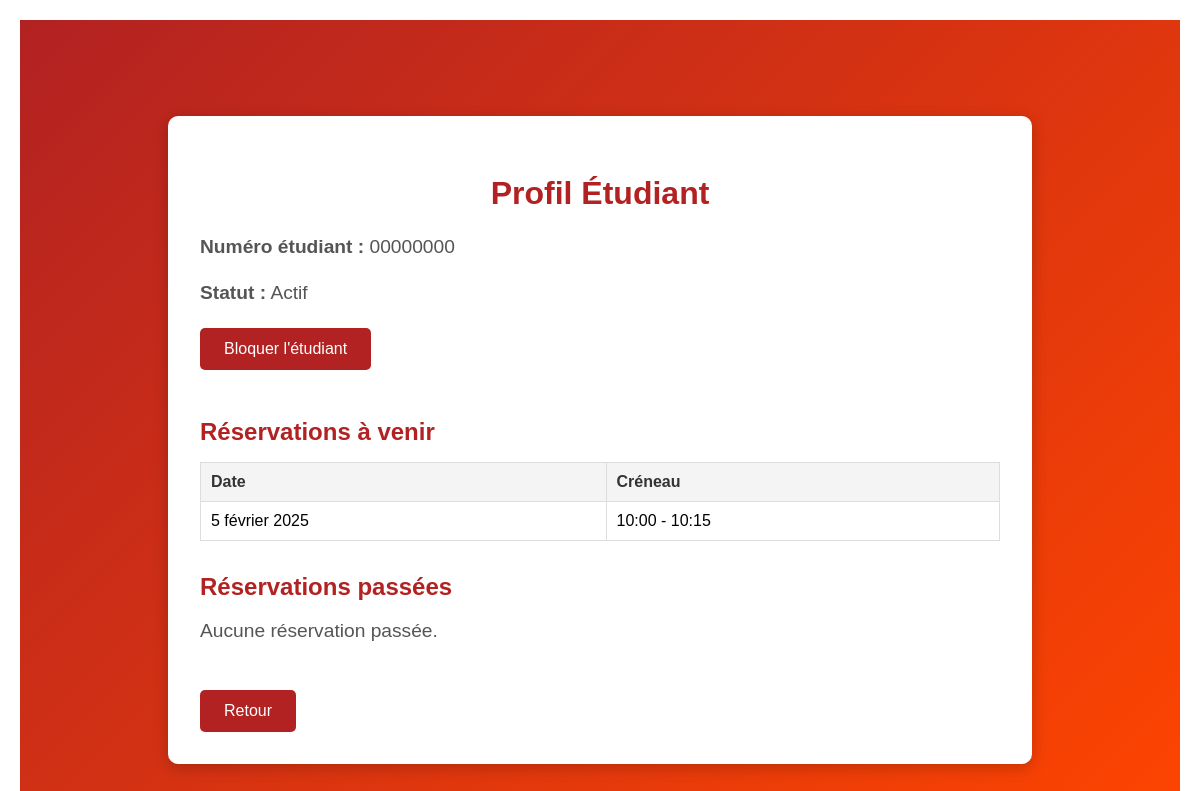
/profilEtudiant/00000000/ (signed in), run on the app's committed database.
### Reservation/models.py (models this page shows, shortened)
class Etudiant(models.Model):
    num_etudiant = models.CharField(unique=True, max_length=8)
    autorise = models.BooleanField(default=True)
    date_derniere_reserv = models.DateTimeField(default=timezone.now)
    class Meta:
        managed = False
        db_table = 'Etudiant'

class Reservation(models.Model):
    etudiant = models.ForeignKey('Etudiant', models.DO_NOTHING)
    box_id = models.IntegerField()
    date_field= models.DateField(db_column='date_')
    creneau = models.ForeignKey('Creneau', models.DO_NOTHING)
    admin_field = models.BooleanField(db_column='admin_')
    class Meta:
        managed = False
        db_table = 'Reservation'

class Creneau(models.Model):
    heure_debut = models.TimeField()
    heure_fin = models.TimeField()
    class Meta:
        managed = False
        db_table = 'Creneau'

### Reservation/views.py (the view)
# urls.py: path('profilEtudiant/<str:student_number>/', views.profilEtudiant, name='profilEtudiant'),
def profilEtudiant(request, student_number):
    etudiant = get_object_or_404(Etudiant, num_etudiant=student_number)
    is_admin = request.session.get('is_admin', False)
    current_student = request.session.get('NumEtud', '')
    if not (is_admin or current_student == student_number):
        return render(request, 'erreur.html', {
            'title': 'Accès refusé',
            'error': "Vous n'êtes pas autorisé à consulter ce profil.",
            'action_url': reverse('index'),
        })
    reservations_a_venir = Reservation.objects.filter(
        etudiant=etudiant,
        date_field__gte=timezone.now().date()
    )
    reservations_passees = Reservation.objects.filter(
        etudiant=etudiant,
        date_field__lt=timezone.now().date()
    )
    context = {
        'title': 'Profil Étudiant',
        'student': etudiant,
        'reservations_a_venir': reservations_a_venir,
        'reservations_passees': reservations_passees,
        'is_admin': is_admin,
    }
    return render(request, 'profilEtudiant.html', context)

### Reservation/templates/profilEtudiant.html (shortened to what this page needs)
{% extends 'base.html' %}
{% block content %}
<div class="profile-container">
    <div class="profile-box">
        <h2>Profil Étudiant</h2>
        <p><strong>Numéro étudiant :</strong> {{ student.num_etudiant }}</p>
        <p><strong>Statut :</strong> {% if student.autorise %}Actif{% else %}<span class="blocked">Bloqué</span>{% endif %}</p>
        {% if is_admin %}
            <form action="{% url 'toggleBlockStudent' student.num_etudiant %}" method="post">
                <button type="submit" class="block-button">
                    {% if student.autorise %}Bloquer l'étudiant{% else %}Débloquer l'étudiant{% endif %}
                </button>
            </form>
        {% endif %}
        <div class="section">
            <h3>Réservations à venir</h3>
            {% if reservations_a_venir %}
            <table>
                <thead>
                    <tr>
                        <th>Date</th>
                        <th>Créneau</th>
                    </tr>
                </thead>
                <tbody>
                    {% for reservation in reservations_a_venir %}
                    <tr>
                        <td>{{ reservation.date_field }}</td>
                        <td>{{ reservation.creneau.heure_debut }} - {{ reservation.creneau.heure_fin }}</td>
                    </tr>
                    {% endfor %}
                </tbody>
            </table>
            {% else %}
            <p>Aucune réservation à venir.</p>
            {% endif %}
        </div>
        <div class="section">
            <h3>Réservations passées</h3>
            {% if reservations_passees %}
            <table>
                <thead>
                    <tr>
                        <th>Date</th>
                        <th>Créneau</th>
                    </tr>
                </thead>
                <tbody>
                    {% for reservation in reservations_passees %}
                    <tr>
                        <td>{{ reservation.date_field }}</td>
                        <td>{{ reservation.creneau.heure_debut }} - {{ reservation.creneau.heure_fin }}</td>
                    </tr>
                    {% endfor %}
                </tbody>
            </table>
            {% else %}
            <p>Aucune réservation passée.</p>
            {% endif %}
        </div>
            <a href="{% if is_admin %}{% url 'profilAdmin' %}{% else %}{% url 'vueCalendrier' %}{% endif %}" class="back-button">Retour</a>
    </div>
</div>
{% endblock %}

### Reservation/static/css/styles.css (style rules this page uses)
body { font-family: Arial, sans-serif; margin: 20px; }
h2 { color: #333; }
table { width: 100%; border-collapse: collapse; margin-bottom: 20px; }
th, td { border: 1px solid #ccc; padding: 10px; text-align: left; }
th { background-color: #f4f4f4; }
.back-button { background-color: #4CAF50; }
.block-button { background-color: #ff4444; margin-bottom: 20px; }
.back-button { display: inline-block; margin-top: 1rem; padding: 0.5rem 1rem; background: #b22222; color: white; border: none; border-radius: 5px; text-decoration: none; font-size: 0.9rem; cursor: pointer; transition: background 0.3s ease; }
.profile-container { display: flex; justify-content: center; align-items: center; min-height: 100vh; background: linear-gradient(135deg, #b22222, #ff4500); font-family: 'Arial', sans-serif; padding: 20px; }
.profile-box { background: white; padding: 2rem; border-radius: 10px; box-shadow: 0 4px 15px rgba(0, 0, 0, 0.2); width: 100%; max-width: 800px; }
.profile-box h2 { font-size: 2rem; color: #b22222; margin-bottom: 1.5rem; text-align: center; }
.profile-box p { font-size: 1.2rem; color: #555; margin-bottom: 1.5rem; }
.profile-box .section { margin-bottom: 2rem; }
.profile-box .section h3 { font-size: 1.5rem; color: #b22222; margin-bottom: 1rem; }
.profile-box table { width: 100%; border-collapse: collapse; margin-bottom: 1.5rem; }
.profile-box table th, .profile-box table td { border: 1px solid #ddd; padding: 10px; text-align: left; }
.profile-box table th { background-color: #f4f4f4; color: #333; }
.profile-box .block-button { padding: 0.75rem 1.5rem; background: #b22222; color: white; border: none; border-radius: 5px; font-size: 1rem; cursor: pointer; transition: background 0.3s ease; margin-bottom: 1.5rem; }
.profile-box .back-button { padding: 0.75rem 1.5rem; background: #b22222; color: white; border: none; border-radius: 5px; font-size: 1rem; cursor: pointer; transition: background 0.3s ease; text-decoration: none; display: inline-block; }

### data on the page
Etudiant: num_etudiant "00000000"
Reservation: date_field "5 février 2025", creneau.heure_debut "10:00", creneau.heure_fin "10:15"
